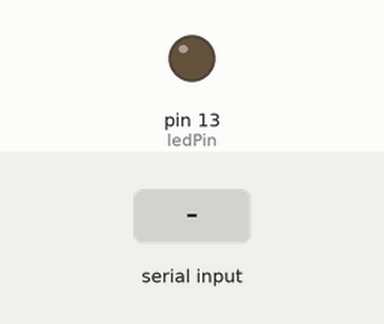
Simulated run of this sketch. Board: Arduino Leonardo, built with avr-gcc and run on an emulated ATmega32U4. Parts: output pins drawn as LEDs (lit = HIGH). The test bench sets the inputs (shaded band).

Above: at 3.2 s.
3.3 s: "1" received over the second serial link
At 4.5 s:
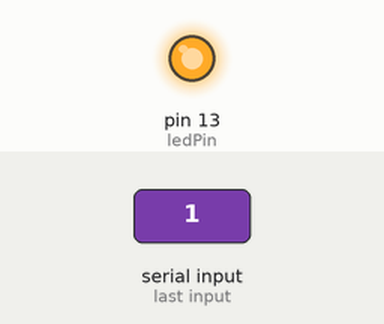
4.8 s: "0" received over the second serial link
At 5.6 s:
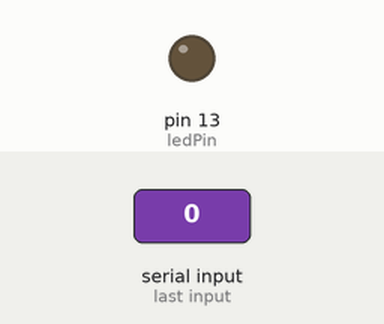
Timing chart, 0 to 7.8 s (numbered marks = the images above; inputs shaded):
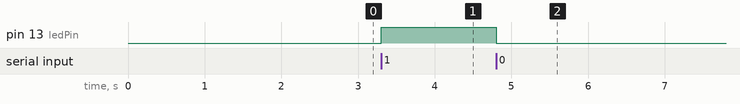

Measured:
- after the input at 3.3 s, pin 13 (ledPin): LOW → HIGH at once
- after the input at 4.8 s, pin 13 (ledPin): HIGH → LOW at once

The sketch:

envia_datos.ino
```cpp
//Recibir datos con modulo Bluetooth para Arduino http://zygzax.com/
//#include <SoftwareSerial.h>
//#define rxPin 10
//#define txPin 11
int ledPin = 13;
char rec;
//SoftwareSerial blue =  SoftwareSerial(rxPin, txPin);

void setup(){
  //pinMode(rxPin,INPUT);
  //pinMode(txPin,OUTPUT);
  pinMode(ledPin,OUTPUT);
  Serial1.begin(9600);
 while(!Serial1){
    ;
 }
  Serial1.println("Listo para direccionar datos");
 delay(1000);
  Serial1.println("Conectado");
delay(1000);
}

void loop() {

  while(Serial1.available()>0){
    rec=Serial1.read();


    switch(rec){
      case '0':
        digitalWrite(ledPin,LOW);
        delay(150);
        Serial1.println("Led off");
        break;
      case '1':
        digitalWrite(ledPin,HIGH);
        delay(150);
        Serial1.println("Led on");
        break;
      default:
        delay(150);
        Serial1.print(rec);
        Serial1.println(" no es una orden valida. Introduzca 0 o 1");
    }
  }
}
```
